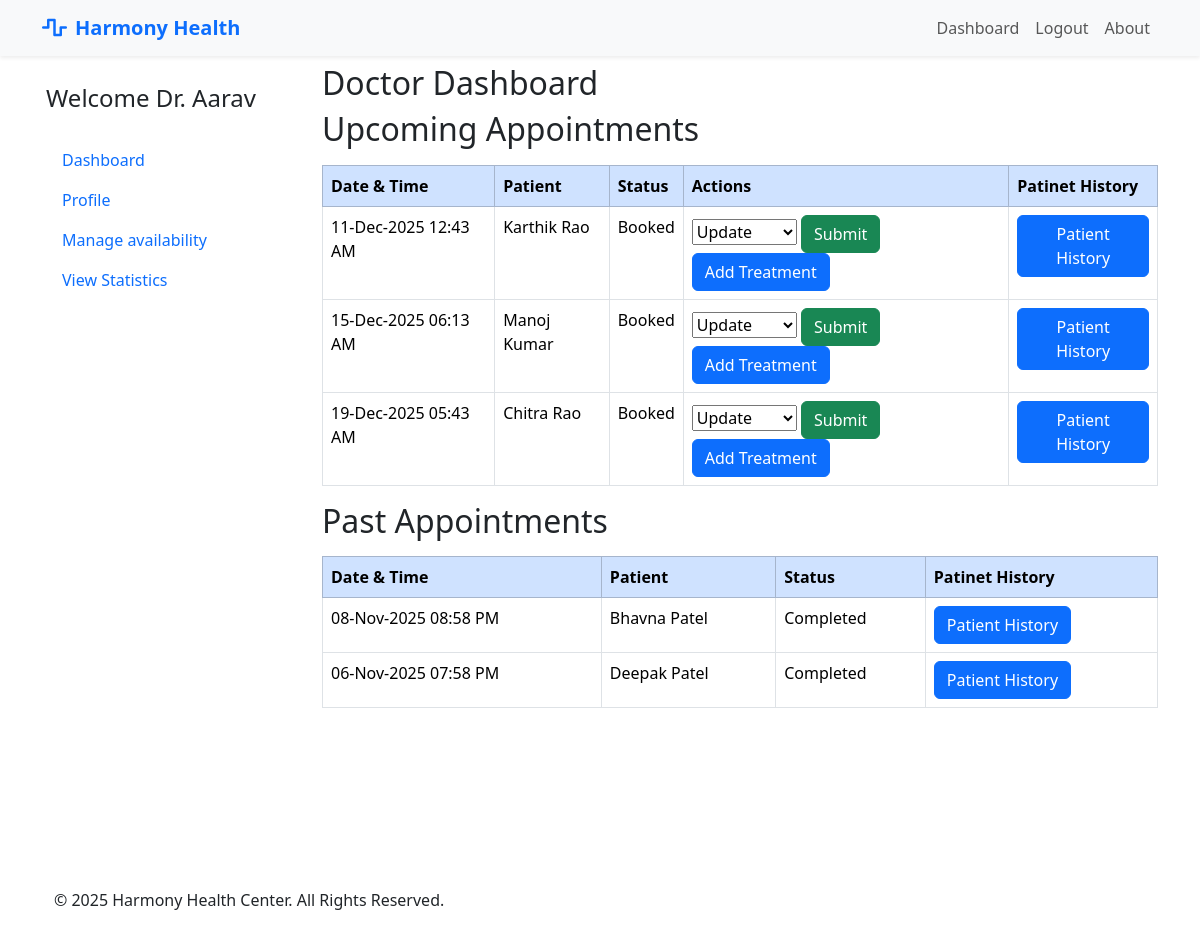
/doctor/ (signed in), run on the app's committed database.
### models.py (models this page shows, shortened)
class User(UserMixin, db.Model):
    __tablename__ = 'users'
    id = db.Column(db.Integer, primary_key=True)
    email = db.Column(db.String(150), unique=True, nullable=False)
    password = db.Column(db.String(200), nullable=False)
    first_name = db.Column(db.String(100), nullable=False)
    last_name = db.Column(db.String(100), nullable=False)
    created_at = db.Column(db.DateTime, default=datetime.utcnow)
    role = db.Column(db.String(20), nullable=False)
    contact_number = db.Column(db.String(100), nullable=True)
    gender = db.Column(db.String(10), nullable=True)
    dob = db.Column(db.Date, nullable=True)
    address = db.Column(db.String(255), nullable=True)
    patient_appointments = db.relationship('Appointment', foreign_keys='Appointment.patient_id', back_populates='patient', lazy=True)
    qualification = db.Column(db.String(200))
    specialization_id = db.Column(db.Integer, db.ForeignKey('departments.id'), nullable=True)
    specialization = db.relationship('Department', back_populates='doctors')
    doctor_appointments = db.relationship('Appointment', foreign_keys='Appointment.doctor_id', back_populates='doctor', lazy=True)

class Appointment(db.Model):
    __tablename__ = 'appointments'
    id = db.Column(db.Integer, primary_key=True)
    patient_id = db.Column(db.Integer, db.ForeignKey('users.id'), nullable=False)
    patient = db.relationship('User', foreign_keys=[patient_id], back_populates='patient_appointments')
    appointment_datetime = db.Column(db.DateTime, nullable=False)
    reason = db.Column(db.Text)
    status = db.Column(db.String(20), nullable=False, default='Booked')
    created_at = db.Column(db.DateTime, default=datetime.utcnow)
    doctor_id = db.Column(db.Integer, db.ForeignKey('users.id'), nullable=False)
    doctor = db.relationship('User', foreign_keys=[doctor_id], back_populates='doctor_appointments')
    treatment = db.relationship('Treatment', back_populates='appointment', uselist=False, cascade='all, delete-orphan')

### routes/doctor.py (the view)
@doctor.route('/')
@login_required
def dashboard():
    check_user_role('doctor')
    appointments = (
        Appointment.query.filter(
            Appointment.doctor_id == current_user.id,
            Appointment.status == 'Booked',
        )
        .order_by(Appointment.appointment_datetime.asc())
        .all()
    )
    past_appt = (
        Appointment.query.filter(
            Appointment.doctor_id == current_user.id,
            Appointment.status != 'Booked',
        )
        .order_by(Appointment.appointment_datetime.desc())
        .all()
    )
    return render_template('doctor/dashboard.html', appointments=appointments,  past_appointments=past_appt)

### app.py (called while the page is built)
def create_app():
    app = Flask(__name__)
    app.secret_key = 'app_secret_key'
    app.config['SQLALCHEMY_DATABASE_URI'] = 'sqlite:///hospital.db'
    db.init_app(app)
    bcrypt.init_app(app)
    login_manager.init_app(app)
    login_manager.login_view = 'auth.login'
    @login_manager.user_loader
    def load_user(user_id):
        return User.query.get(int(user_id))
    app.register_blueprint(auth, url_prefix='/auth')
    app.register_blueprint(admin, url_prefix='/admin')
    app.register_blueprint(doctor, url_prefix='/doctor')
    app.register_blueprint(patient, url_prefix='/patient')
    app.register_blueprint(api_bp, url_prefix='/api')
    with app.app_context():
        db.create_all()
        print('Database Created Successfully !!')
    return app

### routes/auth.py (called while the page is built)
def check_user_role(role):
    if current_user.role not in role:
        flash(f'You must be an {role} to view this page.')
        return redirect(url_for('auth.login'))

### templates/doctor/dashboard.html (shortened to what this page needs)
{% extends "base.html" %}
{% block main %}
<h2>Doctor Dashboard</h2>
<h2 class="mb-3">Upcoming Appointments</h2>
{% if appointments %}
<div class="table-responsive">
    <table class="table table-bordered table-hover">
        <thead class="table-primary">
            <tr>
                <th>Date & Time</th>
                <th>Patient</th>
                <th>Status</th>
                <th>Actions</th>
                <th>Patinet History</th>
            </tr>
        </thead>
        <tbody>
            {% for appt in appointments %}
            <tr>
                <td>{{ appt.appointment_datetime.strftime('%d-%b-%Y %I:%M %p') }}</td>
                <td>{{ appt.patient.first_name }} {{ appt.patient.last_name }}</td>
                <td>{{ appt.status }}</td>
                <td>
                    <form action="{{ url_for('doctor.update_status', id=appt.id) }}" method="POST" class="d-inline">
                        <select name="status" class="">
                            <option selected disabled>Update</option>
                        </select>
                        <button class="btn btn-success">Submit</button>
                    </form>
                    <a href="{{ url_for('doctor.treatment', id=appt.id) }}" class="btn btn-primary">Add Treatment</a>
                </td>
                <td> <a href="{{ url_for('doctor.patient_history', id=appt.patient.id) }}" class="btn btn-primary">Patient History</a>
                </td>
            </tr>
            {% endfor %}
        </tbody>
    </table>
</div>
{% else %}
<p class="text-muted">No upcoming appointments.</p>
{% endif %}
<h2 class="mb-3">Past Appointments</h2>
<div class="table-responsive">
    <table class="table table-bordered table-hover">
        <thead class="table-primary">
            <tr>
                <th>Date & Time</th>
                <th>Patient</th>
                <th>Status</th>
                <th>Patinet History</th>
            </tr>
        </thead>
        <tbody>
            {% for appt in past_appointments %}
            <tr>
                <td>{{ appt.appointment_datetime.strftime('%d-%b-%Y %I:%M %p') }}</td>
                <td>{{ appt.patient.first_name }} {{ appt.patient.last_name }}</td>
                <td>{{ appt.status }}</td>
                <td> <a href="{{ url_for('doctor.patient_history', id=appt.patient.id) }}" class="btn btn-primary">Patient History</a>
                </td>
            </tr>
            {% endfor %}
        </tbody>
    </table>
</div>
{% endblock %}

### templates/base.html (shortened to what this page needs)
<!DOCTYPE html>
<html lang="en">
<head>
    <link href="https://cdn.jsdelivr.net/npm/bootstrap@5.3.3/dist/css/bootstrap.min.css" rel="stylesheet"
        xintegrity="sha384-QWTKZyjpPEjISv5WaRU9OFeRpok6YctnYmDr5pNlyT2bRjXh0JMhjY6hW+ALEwIH">
    <link rel="stylesheet" href="https://cdnjs.cloudflare.com/ajax/libs/font-awesome/6.5.1/css/all.min.css">
</head>
<body class="container-sm">
    <header>
        <nav class="navbar navbar-expand-lg bg-light fixed-top shadow-sm" id="mainNavbar">
            <div class="container">
                <a class="navbar-brand text-primary fw-bold" href="{{url_for('landing_page')}}">
                    <i class="fas fa-wave-square me-2"></i>Harmony Health
                </a>
                <div class="collapse navbar-collapse" id="navbarNav">
                    <ul class="navbar-nav ms-auto">
                        {% if current_user.is_authenticated %}
                        <li class="nav-item"><a href="{{url_for( current_user.role +'.dashboard')}}" class="nav-link "
                                aria-current="page">Dashboard</a></li>
                        {% else %}
                        <li class="nav-item"><a href="{{url_for( 'landing_page')}}" class="nav-link "
                                aria-current="page">Home</a></li>
                        {% endif %}
                        {% if not current_user.is_authenticated %}
                        <li class="nav-item"><a href="{{ url_for('auth.register') }}" class="nav-link">Register</a></li>
                        <li class="nav-item"><a href="{{ url_for('auth.login') }}" class="nav-link">Login</a></li>
                        {% else %}
                        <li class="nav-item"><a href="{{ url_for('auth.logout') }}" class="nav-link">Logout</a></li>
                        {% endif %}
                        <li class="nav-item"><a href="#" class="nav-link">About</a></li>
                    </ul>
                </div>
            </div>
        </nav>
    </header>
    <div class="row md-2 mt-5 pt-3">
        <div class="d-flex flex-column flex-shrink-0 p-3  min-vh-100" style="width: 280px;">
            {% if current_user.is_authenticated %}
            {% if current_user.role =='doctor' %}
            <span class="fs-4 ">Welcome Dr. {{ current_user.first_name }}</span>
            <br>
            <ul class="nav nav-pills flex-column mb-auto">
                <li> <a href="{{url_for('doctor.dashboard')}}" class="nav-link ">
                        Dashboard
                    </a> </li>
                <li> <a href="{{url_for('doctor.profile')}}" class="nav-link ">
                        Profile
                    </a> </li>
                <li class="nav-item"> <a href="{{ url_for('doctor.availability') }}" class="nav-link "
                        aria-current="page">
                        Manage availability
                    </a> </li>
                <li> <a href="{{url_for('doctor.stats')}}" class="nav-link ">
                        View Statistics
                    </a> </li>
            </ul>
            {% endif %}
            {% endif %}
        </div>
        <div class="col">
            {% block main %}
            {% endblock %}
        </div>
    </div>
    <footer class="py-4 ">
        <div class="container">
            <div class="row align-items-center">
                <div class=" col-md-6 text-center text-md-start mb-2 mb-md-0">
                    <p class="mb-0">&copy; 2025 Harmony Health Center. All Rights Reserved.</p>
                </div>
            </div>
        </div>
    </footer>
</body>
</html>

### data on the page
User: first_name "Aarav"
Appointment: appointment_datetime "11-Dec-2025 12:43 AM", patient.first_name "Karthik", patient.last_name "Rao", status "Booked"
Appointment: appointment_datetime "15-Dec-2025 06:13 AM", patient.first_name "Manoj", patient.last_name "Kumar", status "Booked"
Appointment: appointment_datetime "19-Dec-2025 05:43 AM", patient.first_name "Chitra", patient.last_name "Rao", status "Booked"
Appointment: appointment_datetime "08-Nov-2025 08:58 PM", patient.first_name "Bhavna", patient.last_name "Patel", status "Completed"
Appointment: appointment_datetime "06-Nov-2025 07:58 PM", patient.first_name "Deepak", patient.last_name "Patel", status "Completed"
